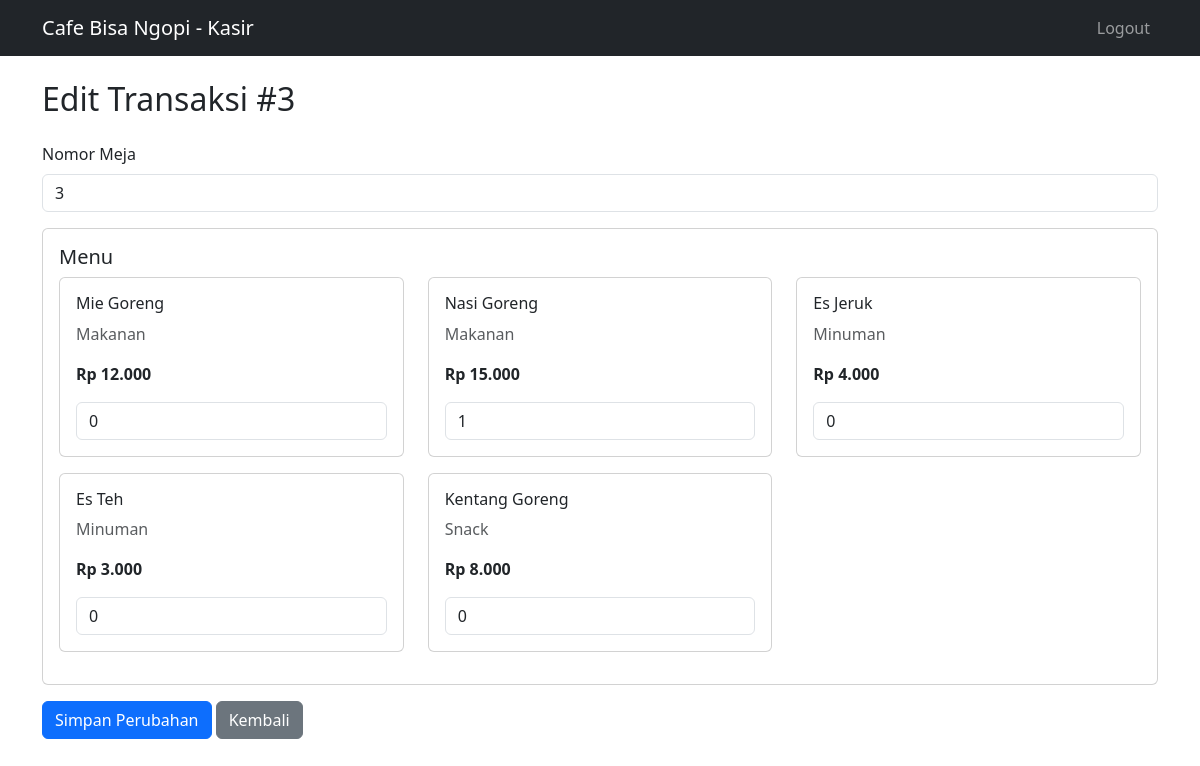
/pages/kasir/edit_transaction.php?id=3 (signed in), run on the app's committed database.
### tables this page shows
CREATE TABLE IF NOT EXISTS orders (
    id INT PRIMARY KEY AUTO_INCREMENT,
    table_number INT NOT NULL,
    cashier_id INT NOT NULL,
    total_amount DECIMAL(10,2) NOT NULL,
    status ENUM('pending', 'completed', 'cancelled') NOT NULL DEFAULT 'pending',
    created_at TIMESTAMP DEFAULT CURRENT_TIMESTAMP,
    FOREIGN KEY (cashier_id) REFERENCES users(id)
);

CREATE TABLE IF NOT EXISTS menu (
    id INT PRIMARY KEY AUTO_INCREMENT,
    name VARCHAR(100) NOT NULL,
    category ENUM('makanan', 'minuman', 'snack') NOT NULL,
    price DECIMAL(10,2) NOT NULL,
    stock INT NOT NULL DEFAULT 0,
    status ENUM('tersedia', 'tidak_tersedia') NOT NULL DEFAULT 'tersedia',
    created_at TIMESTAMP DEFAULT CURRENT_TIMESTAMP
);

CREATE TABLE IF NOT EXISTS order_items (
    id INT PRIMARY KEY AUTO_INCREMENT,
    order_id INT NOT NULL,
    menu_id INT NOT NULL,
    quantity INT NOT NULL,
    price DECIMAL(10,2) NOT NULL,
    created_at TIMESTAMP DEFAULT CURRENT_TIMESTAMP,
    FOREIGN KEY (order_id) REFERENCES orders(id),
    FOREIGN KEY (menu_id) REFERENCES menu(id)
);

### pages/kasir/edit_transaction.php (the view, shortened to what this page needs)
<?php
require_once '../../config/database.php';
$stmt = $pdo->prepare("SELECT * FROM orders WHERE id = ? AND cashier_id = ? AND status = 'pending'");
$stmt->execute([$_GET['id'], $_SESSION['user_id']]);
$order = $stmt->fetch();
$stmt = $pdo->query("SELECT * FROM menu ORDER BY category, name");
$menu_items = $stmt->fetchAll();
$stmt = $pdo->prepare("SELECT * FROM order_items WHERE order_id = ?");
$stmt->execute([$order['id']]);
$order_items = $stmt->fetchAll();
?>
<!DOCTYPE html>
<html lang="en">
<head>
    <link href="https://cdn.jsdelivr.net/npm/bootstrap@5.3.0/dist/css/bootstrap.min.css" rel="stylesheet">
</head>
<body>
    <nav class="navbar navbar-expand-lg navbar-dark bg-dark">
        <div class="container">
            <a class="navbar-brand" href="dashboard.php">Cafe Bisa Ngopi - Kasir</a>
            <div class="navbar-nav ms-auto">
                <a class="nav-link" href="../../auth/logout.php">Logout</a>
            </div>
        </div>
    </nav>
    <div class="container mt-4">
        <h2>Edit Transaksi #<?php echo $order['id']; ?></h2>
        <form method="POST" class="mt-4">
            <div class="mb-3">
                <label class="form-label">Nomor Meja</label>
                <input type="number" name="table_number" class="form-control"
                    value="<?php echo $order['table_number']; ?>" required>
            </div>
            <div class="card mb-3">
                <div class="card-body">
                    <h5 class="card-title">Menu</h5>
                    <div class="row">
                        <?php foreach ($menu_items as $item):
                            $quantity = 0;
                            foreach ($order_items as $order_item) {
                                if ($order_item['menu_id'] == $item['id']) {
                                    $quantity = $order_item['quantity'];
                                    break;
                                }
                            }
                        ?>
                        <div class="col-md-4 mb-3">
                            <div class="card">
                                <div class="card-body">
                                    <h6><?php echo htmlspecialchars($item['name']); ?></h6>
                                    <p class="text-muted"><?php echo ucfirst($item['category']); ?></p>
                                    <p class="fw-bold">Rp <?php echo number_format($item['price'], 0, ',', '.'); ?></p>
                                    <input type="number" name="quantities[]" class="form-control"
                                        value="<?php echo $quantity; ?>" min="0">
                                </div>
                            </div>
                        </div>
                        <?php endforeach; ?>
                    </div>
                </div>
            </div>
            <button type="submit" class="btn btn-primary">Simpan Perubahan</button>
            <a href="transactions.php" class="btn btn-secondary">Kembali</a>
        </form>
    </div>
</body>
</html>

### data on the page
orders: id "3", table_number "3"
menu: name "Mie Goreng", category "Makanan", price "12.000", value "0"
menu: name "Nasi Goreng", category "Makanan", price "15.000"
order_items: quantity "1"
menu: name "Es Jeruk", category "Minuman", price "4.000", value "0"
menu: name "Es Teh", category "Minuman", price "3.000", value "0"
menu: name "Kentang Goreng", category "Snack", price "8.000", value "0"
